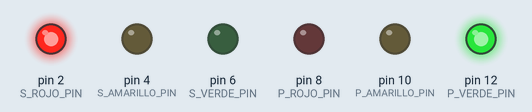
A sketch run on a simulated Arduino Uno, built with avr-gcc and run on an emulated ATmega328P. On the bench: output pins drawn as LEDs (lit = HIGH).

Above: at 2.2 s.
At 5.2 s:
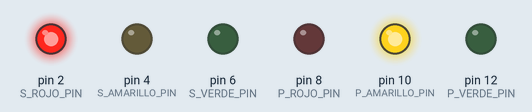
At 7.2 s:
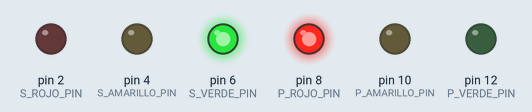
At 9.7 s:
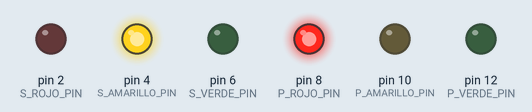
Timing chart, 0 to 14.3 s (numbered marks = the images above):
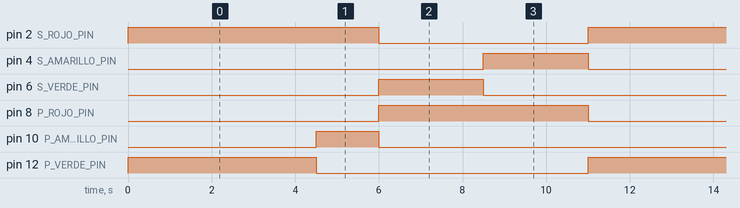

Measured:
- by itself, pin 2 (S_ROJO_PIN): alternates HIGH for 6.0 s and LOW for 5.0 s
- by itself, pin 4 (S_AMARILLO_PIN), pin 6 (S_VERDE_PIN): alternates HIGH for 2.5 s and LOW for 8.5 s
- by itself, pin 8 (P_ROJO_PIN): alternates HIGH for 5.0 s and LOW for 6.0 s
- by itself, pin 10 (P_AMARILLO_PIN): alternates HIGH for 1.5 s and LOW for 9.5 s
- by itself, pin 12 (P_VERDE_PIN): alternates HIGH for 4.5 s and LOW for 6.5 s

The sketch:

2A_cruce_SIN_retardo_seguridad.ino
```cpp
/***   Global variables   ***/
int estado=1;
int P_ROJO_PIN=8;
int P_AMARILLO_PIN=10;
int P_VERDE_PIN=12;
int S_ROJO_PIN=2;
int S_AMARILLO_PIN=4;
int S_VERDE_PIN=6;
int E1=4500;
int E2=1500;
int E3=2500;
int E4=2500;

/***   Function declaration   ***/
void ciclo_semaforo (String semaforo, int rojo, int amarillo, int verde);

void setup()
{


}


void loop()
{
    switch (estado)
    {
      case 1:
      {
        ciclo_semaforo("principal", 0, 0, 1);
        ciclo_semaforo("secundario", 1, 0, 0);
        delay(E1);
        break;
      }
      case 2:
      {
        ciclo_semaforo("principal", 0, 1, 0);
        ciclo_semaforo("secundario", 1, 0, 0);
        delay(E2);
        break;
      }
      case 3:
      {
        ciclo_semaforo("principal", 1, 0, 0);
        ciclo_semaforo("secundario", 0, 0, 1);
        delay(E3);
        break;
      }
      case 4:
      {
        ciclo_semaforo("principal", 1, 0, 0);
        ciclo_semaforo("secundario", 0, 1, 0);
        delay(E4);
        break;
      }
      default:
      {
        estado=1;
      }
    }
    estado=estado + 1;
    if (estado > 4) {
      estado=1;
     }

}

/***   Function definition   ***/
void ciclo_semaforo (String semaforo, int rojo, int amarillo, int verde) {
  if (semaforo == "principal") {
    if (rojo == 1) {
      pinMode(P_ROJO_PIN,OUTPUT);
      digitalWrite(P_ROJO_PIN,HIGH);
     }else {
      pinMode(P_ROJO_PIN,OUTPUT);
      digitalWrite(P_ROJO_PIN,LOW);
     }
    if (amarillo == 1) {
      pinMode(P_AMARILLO_PIN,OUTPUT);
      digitalWrite(P_AMARILLO_PIN,HIGH);
     }else {
      pinMode(P_AMARILLO_PIN,OUTPUT);
      digitalWrite(P_AMARILLO_PIN,LOW);
     }
    if (verde == 1) {
      pinMode(P_VERDE_PIN,OUTPUT);
      digitalWrite(P_VERDE_PIN,HIGH);
     }else {
      pinMode(P_VERDE_PIN,OUTPUT);
      digitalWrite(P_VERDE_PIN,LOW);
     }
   }
  if (semaforo == "secundario") {
    if (rojo == 1) {
      pinMode(S_ROJO_PIN,OUTPUT);
      digitalWrite(S_ROJO_PIN,HIGH);
     }else {
      pinMode(S_ROJO_PIN,OUTPUT);
      digitalWrite(S_ROJO_PIN,LOW);
     }
    if (amarillo == 1) {
      pinMode(S_AMARILLO_PIN,OUTPUT);
      digitalWrite(S_AMARILLO_PIN,HIGH);
     }else {
      pinMode(S_AMARILLO_PIN,OUTPUT);
      digitalWrite(S_AMARILLO_PIN,LOW);
     }
    if (verde == 1) {
      pinMode(S_VERDE_PIN,OUTPUT);
      digitalWrite(S_VERDE_PIN,HIGH);
     }else {
      pinMode(S_VERDE_PIN,OUTPUT);
      digitalWrite(S_VERDE_PIN,LOW);
     }
   }
 }
```
